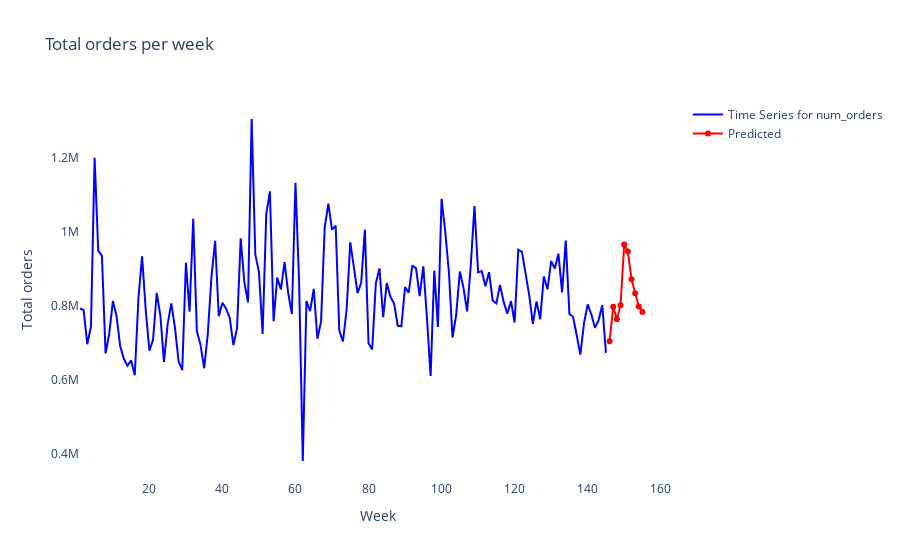

Notebook source saved alongside this figure:
### Markdown cell above
**Summary:** Assigns values to variables. Imports libraries.

### Code cell
import plotly.graph_objs as go
import plotly.offline as pyoff
plot_data = [
    go.Scatter(
        x=ts_tot_orders.index,
        y=ts_tot_orders['num_orders'],
        name='Time Series for num_orders',
        marker = dict(color = 'Blue')
        #x_axis="OTI",
        #y_axis="time",
    ),
    go.Scatter(
        x=ts_tot_pred.index,
        y=ts_tot_pred['num_orders'],
        name='Predicted',
        marker = dict(color = 'Red')
        #x_axis="OTI",
        #y_axis="time",
    )
    
]
plot_layout = go.Layout(
        title='Total orders per week',
        yaxis_title='Total orders',
        xaxis_title='Week',
        plot_bgcolor='rgba(0,0,0,0)'
    )
fig = go.Figure(data=plot_data, layout=plot_layout)
pyoff.iplot(fig)

### Figure 1 — Plotly figure (JSON) as saved in the notebook; plotly's stock layout.template omitted (floating-point values rounded to 4 significant figures; data arrays with more than 128 entries replaced by an {"elided": "..."} marker saying what was removed)
{"data": [{"marker": {"color": "Blue"}, "name": "Time Series for num_orders", "type": "scatter", "x": {"elided": "145 int values"}, "y": {"elided": "145 int values"}}, {"marker": {"color": "Red"}, "name": "Predicted", "type": "scatter", "x": [146, 147, 148, 149, 150, 151, 152, 153, 154, 155], "y": [703500.0, 796400.0, 762500.0, 800300.0, 964800.0, 946000.0, 871000.0, 833300.0, 797400.0, 782600.0]}], "layout": {"plot_bgcolor": "rgba(0,0,0,0)", "title": {"text": "Total orders per week"}, "xaxis": {"title": {"text": "Week"}}, "yaxis": {"title": {"text": "Total orders"}}}}
